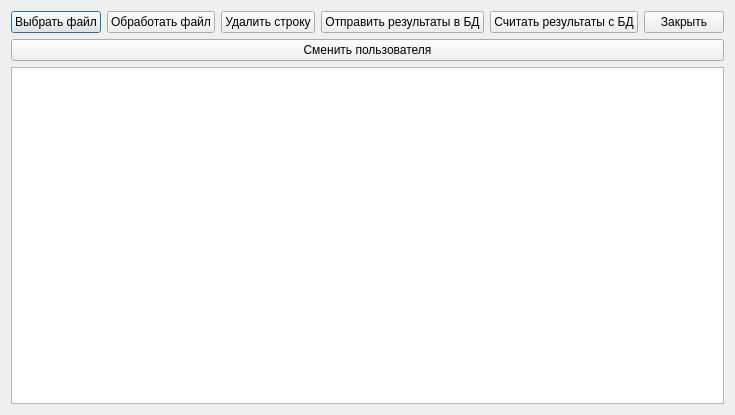
<?xml version="1.0" encoding="UTF-8"?>
<ui version="4.0">
 <class>SecondWindow</class>
 <widget class="QDialog" name="SecondWindow">
  <property name="geometry">
   <rect>
    <x>0</x>
    <y>0</y>
    <width>703</width>
    <height>415</height>
   </rect>
  </property>
  <property name="windowTitle">
   <string>Система обработки текста</string>
  </property>
  <layout class="QVBoxLayout" name="verticalLayout_3">
   <item>
    <layout class="QVBoxLayout" name="verticalLayout_2">
     <item>
      <layout class="QVBoxLayout" name="verticalLayout">
       <item>
        <layout class="QHBoxLayout" name="horizontalLayout">
         <item>
          <widget class="QPushButton" name="pushButton">
           <property name="text">
            <string>Выбрать файл</string>
           </property>
          </widget>
         </item>
         <item>
          <widget class="QPushButton" name="pushButton_2">
           <property name="text">
            <string>Обработать файл</string>
           </property>
          </widget>
         </item>
         <item>
          <widget class="QPushButton" name="pushButton_3">
           <property name="text">
            <string>Удалить строку</string>
           </property>
          </widget>
         </item>
         <item>
          <widget class="QPushButton" name="pushButton_4">
           <property name="text">
            <string>Отправить результаты в БД</string>
           </property>
          </widget>
         </item>
         <item>
          <widget class="QPushButton" name="pushButton_5">
           <property name="text">
            <string>Считать результаты с БД</string>
           </property>
          </widget>
         </item>
         <item>
          <widget class="QPushButton" name="pushButton_7">
           <property name="text">
            <string>Закрыть</string>
           </property>
          </widget>
         </item>
        </layout>
       </item>
       <item>
        <widget class="QPushButton" name="pushButton_6">
         <property name="text">
          <string>Сменить пользователя</string>
         </property>
        </widget>
       </item>
      </layout>
     </item>
     <item>
      <widget class="QTableWidget" name="tableWidget"/>
     </item>
    </layout>
   </item>
  </layout>
 </widget>
 <resources/>
 <connections/>
</ui>
